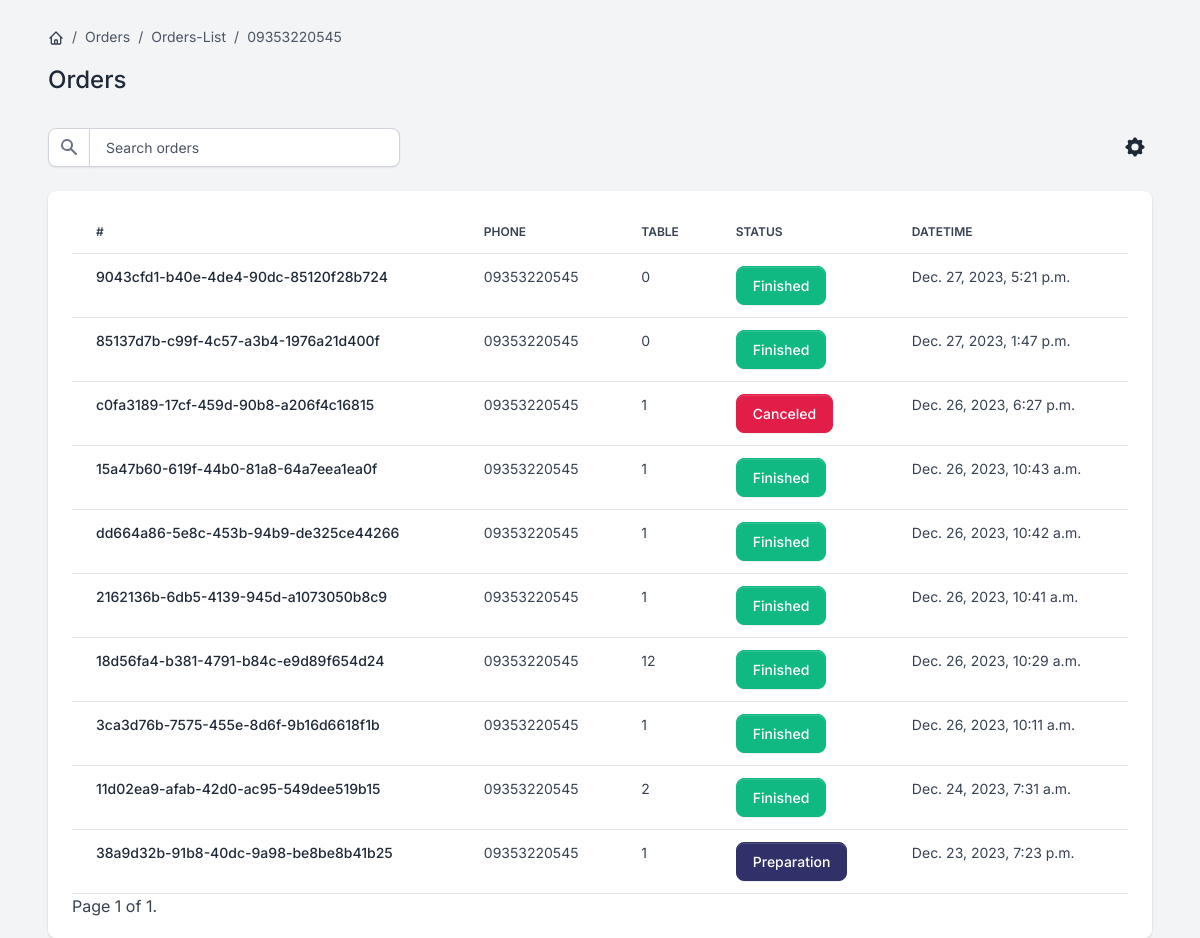
/orders/orders/09353220545, run on an earlier commit of the app's database.
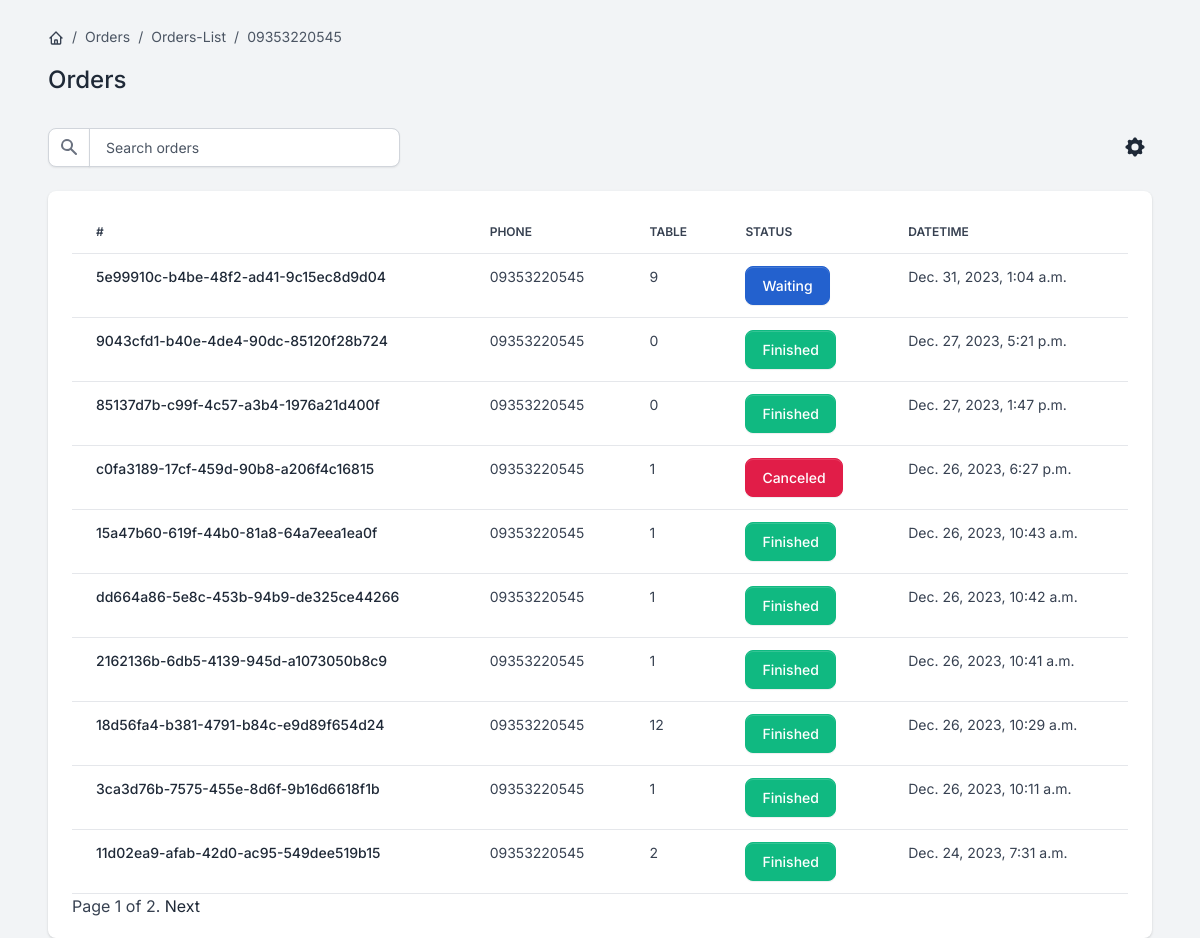
And on a later commit of the database.
### order/models.py (models this page shows, shortened)
class Order(BaseModel):
    status_fields = [("W", "Waiting"),
                     ("C", "Canceled"),
                     ("P", "Preparation"),
                     ("T", "Transmission"),
                     ("F", "Finished")]
    customer_phone = models.CharField(max_length=100, blank=True, null=True)
    id = models.UUIDField(primary_key=True, default=uuid.uuid4)
    status = models.CharField(max_length=1, choices=status_fields, default='W')
    table = models.ForeignKey(Table, on_delete=models.SET_NULL, null=True, related_name='orders')
    class Meta:
        ordering = ['-created_at']
        indexes = [
            models.Index(fields=['-created_at']),
        ]

### tables/models.py (models this page shows, shortened)
class Table(BaseModel):
    status_fields = [("R", "Reserved"), ("E", "Empty"), ("F", "Full"), ("T", "TakeAway")]
    number = models.PositiveIntegerField()
    status = models.CharField(max_length=1, choices=status_fields, default='E')

### order/views.py (the view)
# urls.py: path('orders/<str:phone>', views.ListOrderPhoneView.as_view(), name='phone-orders'),
class ListOrderPhoneView(View):
    template_name = 'Order_ListPhoneOrder.html'
    paginate_by = 10
    def get(self, request, phone):
        phone = str(phone)
        orders = Order.objects.filter(customer_phone=phone).select_related('table').order_by('-created_at')
        paginator = Paginator(orders, self.paginate_by)
        page = request.GET.get('page')
        try:
            orders = paginator.page(page)
        except PageNotAnInteger:
            orders = paginator.page(1)
        except EmptyPage:
            orders = paginator.page(paginator.num_pages)
        return render(request, self.template_name, {'user_order': orders, 'phone': phone})

### core/models.py (called while the page is built)
    def get_queryset(self):
        return super().get_queryset().filter(deleted_at__isnull=True)

### templates/Order_ListPhoneOrder.html (shortened to what this page needs)
{% extends "base.html" %}
{% block content %}
  <div class="d-flex justify-content-between flex-wrap flex-md-nowrap align-items-center py-4 mx-5">
      <div class="d-block mb-4 mb-md-0">
          <nav aria-label="breadcrumb" class="d-none d-md-inline-block">
              <ol class="breadcrumb breadcrumb-dark breadcrumb-transparent">
                  <li class="breadcrumb-item">
                      <a href="{% url 'core:home' %}">
                      </a>
                  </li>
                  <li class="breadcrumb-item active" aria-current="page">Orders</li>
                  <li class="breadcrumb-item active" aria-current="page">Orders-List</li>
                  <li class="breadcrumb-item active" aria-current="page">{{ phone }}</li>
              </ol>
          </nav>
          <h2 class="h4">Orders</h2>
      </div>
  </div>
  <div class="table-settings mb-4 mx-5">
      <div class="row align-items-center justify-content-between">
          <div class="col col-md-6 col-lg-3 col-xl-4">
              <div class="input-group me-2 me-lg-3 fmxw-400">
                  <span class="input-group-text">
                  </span>
                  <input type="text" class="form-control" placeholder="Search orders">
              </div>
          </div>
          <div class="col-4 col-md-2 col-xl-1 ps-md-0 text-end">
              <div class="dropdown">
                  <button class="btn btn-link text-dark dropdown-toggle dropdown-toggle-split m-0 p-1" data-bs-toggle="dropdown" aria-haspopup="true" aria-expanded="false">
                  </button>
              </div>
          </div>
      </div>
  </div>
  <div class="card card-body border-0 shadow table-wrapper table-responsive mx-5">
      <table class="table table-hover">
          <thead>
              <tr>
                  <th class="border-gray-200">#</th>
                  <th class="border-gray-200">Phone</th>
                  <th class="border-gray-200">Table</th>
                  <th class="border-gray-200">Status</th>
                  <th class="border-gray-200">DateTime</th>
              </tr>
          </thead>
          <tbody>
                  {% for order in user_order %}
                <tr>
                  <td>
                      <a href="{% url 'order:order-detail' order.id %}" class="fw-bold text-sm-start">
                          {{ order.id }}
                      </a>
                  </td>
                  <td>
                      <span class="fw-normal">{{ order.customer_phone }}</span>
                  </td>
                  <td><span class="fw-normal">{{ order.table.number}}</span></td>
                    {% if order.status == "F" %}
                        <td><span class="text-white btn btn-success">{{ order.get_status_display }}</span></td>
                    {% elif order.status == "C" %}
                        <td><span class="text-white btn btn-danger">{{ order.get_status_display }}</span></td>
                    {% elif order.status == "P" %}
                        <td><span class="text-white btn btn-tertiary">{{ order.get_status_display }}</span></td>
                    {% elif order.status == "T" %}
                        <td><span class="text-white btn btn-gray-700">{{ order.get_status_display }}</span></td>
                    {% elif order.status == "W" %}
                        <td><span class="text-white btn btn-info">{{ order.get_status_display }}</span></td>
                    {% endif %}
                <td><span class="fw-normal">{{ order.created_at }}</span></td>
              </tr>
          {% endfor %}
          </tbody>
      </table>
<div>
    <span>
        Page {{ user_order.number }} of {{ user_order.paginator.num_pages }}.
    </span>
    <span>
        {% if user_order.has_next %}
            <a href="?page={{ user_order.next_page_number }}">Next</a>
        {% endif %}
    </span>
</div>
  </div>
{% endblock content %}

### templates/base.html (shortened to what this page needs)
<!DOCTYPE html>
<html lang="en">
<head>
<link type="text/css" href="/static/assets/vendor/sweetalert2/dist/sweetalert2.min.css" rel="stylesheet">
<link type="text/css" href="/static/assets/vendor/notyf/notyf.min.css" rel="stylesheet">
<link type="text/css" href="/static/assets/css/volt.css" rel="stylesheet">
</head>
<body>
    {% block content %}{% endblock content %}
</body>
</html>

What changed in the data, as far as the page shows it:
no longer on this page (row unchanged): Order: id "38a9d32b-91b8-40dc-9a98-be8be8b41b25", customer_phone "09353220545", table.number "1", status "Preparation", created_at "Dec. 23, 2023, 7:23 p.m."
added Order: id "5e99910c-b4be-48f2-ad41-9c15ec8d9d04", customer_phone "09353220545", table.number "9", status "Waiting", created_at "Dec. 31, 2023, 1:04 a.m."
Also different on the page:
{{ user_order.paginator.num_pages }}: "1" → "2"
text now shown: "Next"
